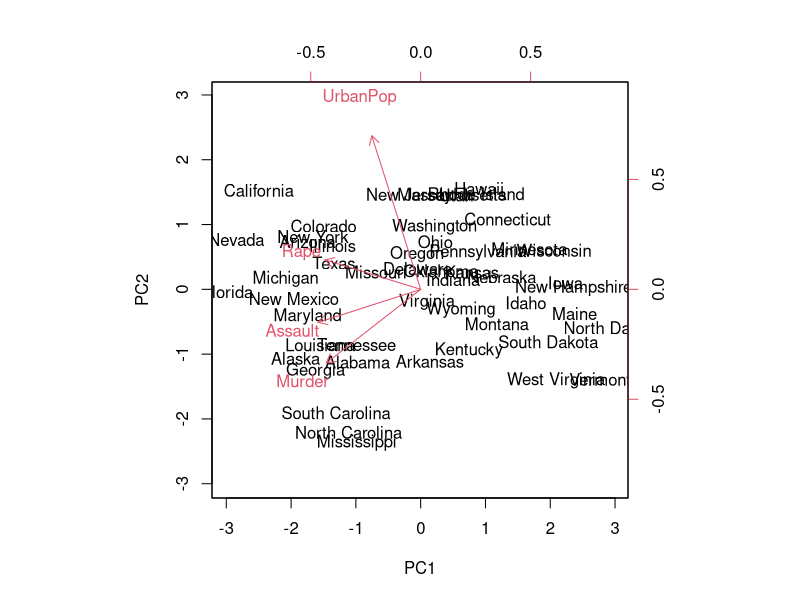
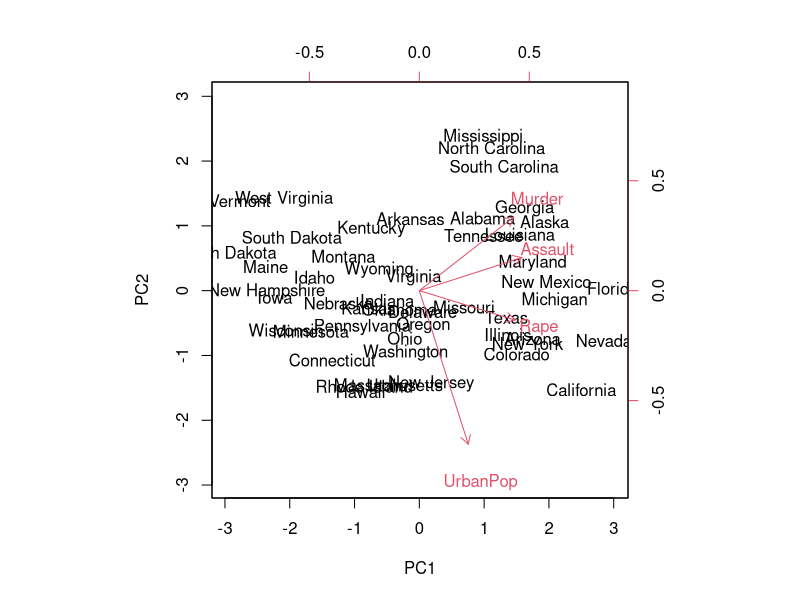
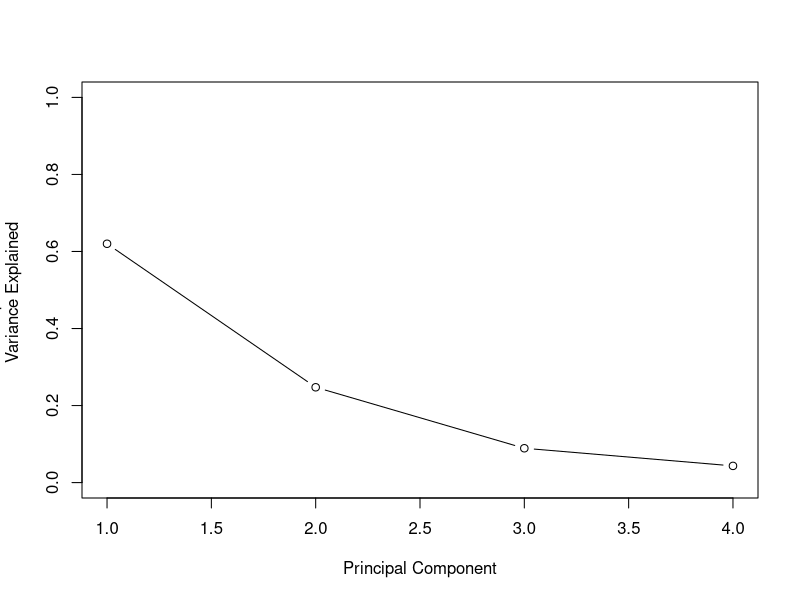
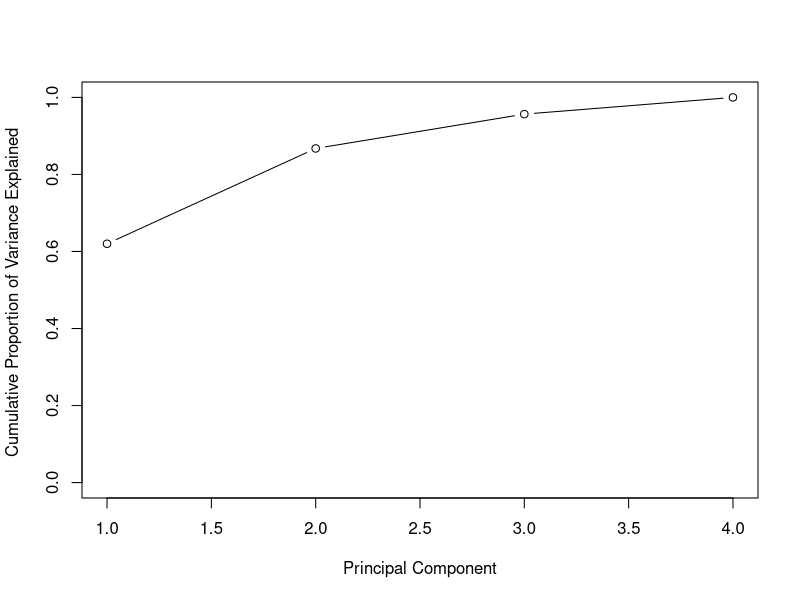

Source code (R) for these figures, in order:
# Entendimento das dimensões

states <- row.names(USArrests)
states
names(USArrests)

# Entendimento do uso da função Apply
mean(USArrests$Murder)
mean(USArrests$Assault)
mean(USArrests$Murder[1])

apply(USArrests, 2, mean)
apply(USArrests,c(1,2), mean)

apply(USArrests , 2, var)

# Após analisar Média e Variância entedemos porquê devemos normalizar os dados

pr.out <- prcomp(USArrests, scale =TRUE)
pr.out

names(pr.out)

pr.out$center
pr.out$scale
pr.out$rotation

dim(pr.out$x)

biplot(pr.out, scale=0)

pr.out$rotation <- -pr.out$rotation
pr.out$x <- -pr.out$x
biplot (pr.out, scale =0)

pr.out$sdev

pr.var <- pr.out$sdev^2
pr.var
pve <- pr.var/sum(pr.var)
pve

plot(pve, xlab = " Principal Component ", ylab = " Proportion of
Variance Explained ",ylim=c(0 ,1) ,type='b')
plot(cumsum(pve), xlab = " Principal Component ", ylab = "
Cumulative Proportion of Variance Explained ",ylim = c(0 ,1), type='b')

# cumsum = soma acumulada